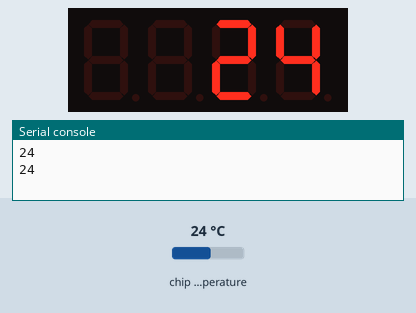
Recording of a program running on a simulated Raspberry Pi Pico running MicroPython. Shown: 4-digit seven-segment display, the last lines printed to the serial console. The inputs (shaded band) are chosen by the test bench; at power-on: chip temperature 24 °C. Library files of the repository ran but are not shown: tm1637.py.

Above: at 1.2 s.
1.3 s: chip temperature set to 1 °C
At 2.4 s:
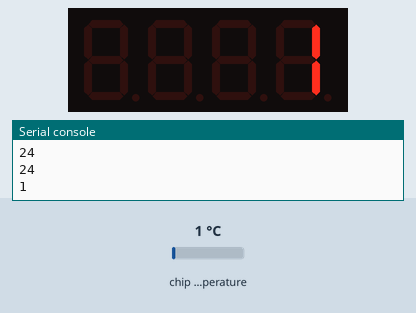
3.5 s: chip temperature set to 11 °C
At 4.6 s:
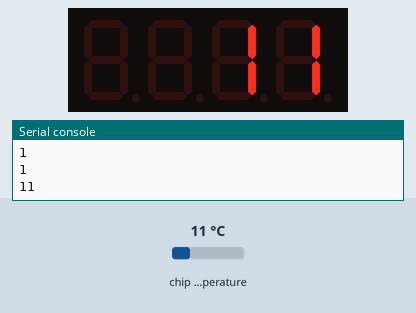
5.5 s: chip temperature set to 22 °C
At 6.8 s:
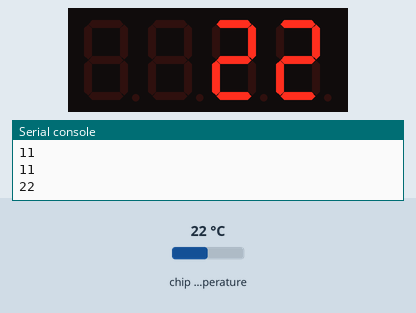
Timing chart, 0 to 8.5 s (numbered marks = the images above; inputs shaded):
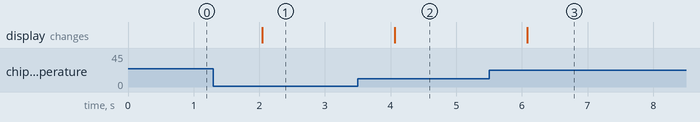

The program:

TM1637_TEMP.py
```python
import sys,os
import onewire
import tm1637
from machine import Pin, PWM, I2C, UART, ADC
from utime import sleep

tm = tm1637.TM1637(clk=Pin(13), dio=Pin(12))  #設定tm1637 Pin
sensor_temp=machine.ADC(4)
conversion_factor = 3.3 / 65535
# all LEDS off
tm.write([0, 0, 0, 0])
tm.show('    ')
while(True):
    reading=sensor_temp.read_u16() * conversion_factor
    temp = round(27 - (reading - 0.706)/0.001721)
    print(temp)
#    tm.scroll('Hello')
#    tm.brightness(7)
    tm.number(temp)
    sleep(1)


    
```

Measured:
- after the input at 1.3 s, the display: changes after 0.75 s (image 1)
- after the input at 3.5 s, the display: changes after 0.57 s (image 2)
- after the input at 5.5 s, the display: changes after 0.58 s (image 3)
